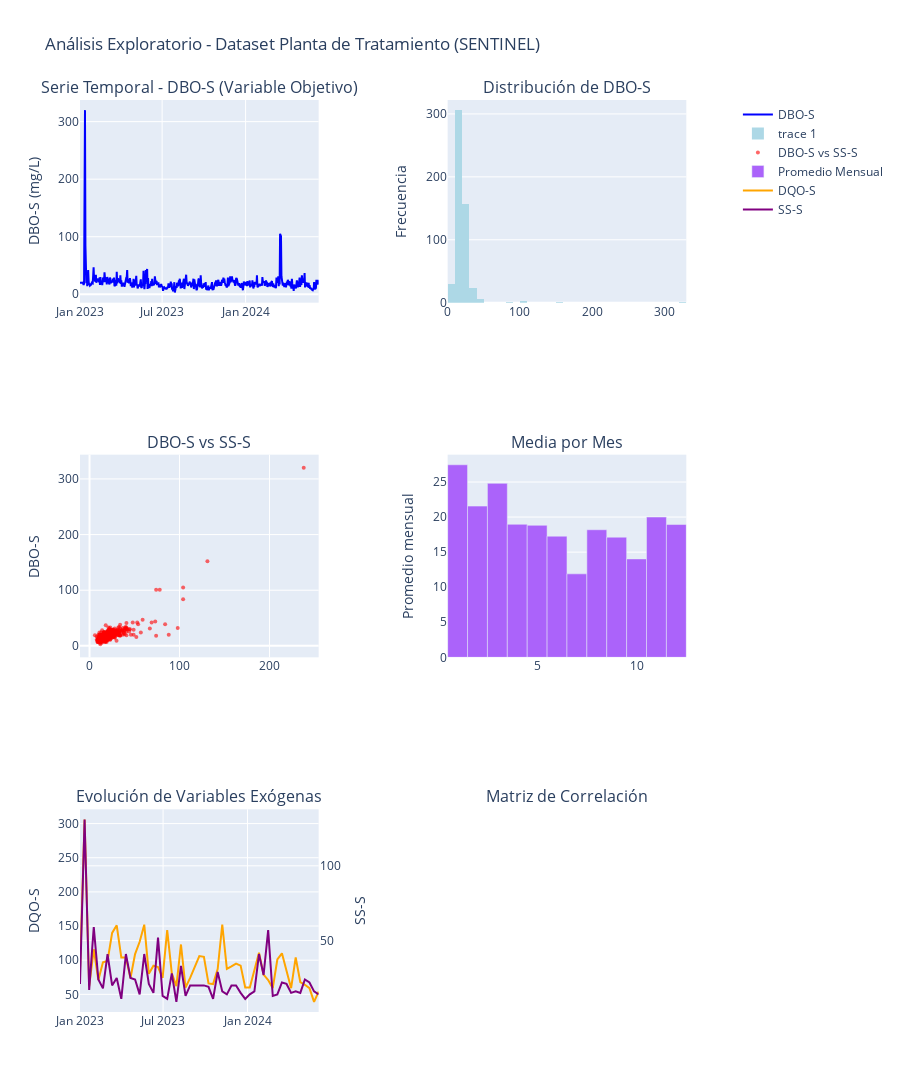

Notebook source saved alongside this figure:
### Markdown cell above
key_regressors = ['SS-S', 'SED-S', 'DQO-S', 'RD-SS-G', 'RD-SED-G', 'RD-DBO-G', 'RD-DBO-S']

### Code cell
# =============================================================================
# 3. ANÁLISIS EXPLORATORIO DE DATOS (EDA) - Dataset Real
# =============================================================================

def plot_eda_analysis_real(df):
    """
    Genera análisis exploratorio visual para el dataset real (Water Treatment).
    
    Incluye:
    - Serie temporal de DBO-S
    - Histograma de DBO-S
    - Correlación con otras variables
    - Estacionalidad diaria (por día del año)
    - Evolución de variables exógenas
    - Matriz de correlación extendida con top variables
    """
    from plotly.subplots import make_subplots
    import plotly.graph_objects as go
    import seaborn as sns
    import matplotlib.pyplot as plt

    fig = make_subplots(
        rows=3, cols=2,
        subplot_titles=[
            'Serie Temporal - DBO-S (Variable Objetivo)',
            'Distribución de DBO-S',
            'DBO-S vs SS-S',
            'Media por Mes',
            'Evolución de Variables Exógenas',
            'Matriz de Correlación'
        ],
        specs=[[{}, {}],
               [{}, {}],
               [{"secondary_y": True}, {}]]
    )

    # 1. Serie temporal de DBO-S
    fig.add_trace(
        go.Scatter(x=df['ds'], y=df['y'], name='DBO-S', line=dict(color='blue')),
        row=1, col=1
    )

    # 2. Histograma de DBO-S
    fig.add_trace(
        go.Histogram(x=df['y'], nbinsx=40, marker_color='lightblue'),
        row=1, col=2
    )

    # 3. Dispersión: DBO-S vs SS-S (alta correlación)
    fig.add_trace(
        go.Scatter(
            x=df['SS-S'], y=df['y'],
            mode='markers',
            marker=dict(size=4, color='red', opacity=0.6),
            name='DBO-S vs SS-S'
        ),
        row=2, col=1
    )

    # 4. Comportamiento promedio mensual
    df['month'] = df['ds'].dt.month
    monthly_avg = df.groupby('month')['y'].mean()
    fig.add_trace(
        go.Bar(x=monthly_avg.index, y=monthly_avg.values, name='Promedio Mensual'),
        row=2, col=2
    )

    # 5. Variables exógenas (muestreo)
    sample = df.iloc[::10]
    fig.add_trace(
        go.Scatter(x=sample['ds'], y=sample['DQO-S'], name='DQO-S', line=dict(color='orange')),
        row=3, col=1
    )
    fig.add_trace(
        go.Scatter(x=sample['ds'], y=sample['SS-S'], name='SS-S', line=dict(color='purple'), yaxis='y2'),
        row=3, col=1, secondary_y=True
    )

    # Layout y etiquetas
    fig.update_layout(
        height=1200,
        title="Análisis Exploratorio - Dataset Planta de Tratamiento (SENTINEL)",
        showlegend=True
    )
    fig.update_yaxes(title_text="DBO-S (mg/L)", row=1, col=1)
    fig.update_yaxes(title_text="Frecuencia", row=1, col=2)
    fig.update_yaxes(title_text="DBO-S", row=2, col=1)
    fig.update_yaxes(title_text="Promedio mensual", row=2, col=2)
    fig.update_yaxes(title_text="DQO-S", row=3, col=1)
    fig.update_yaxes(title_text="SS-S", row=3, col=1, secondary_y=True)
    
    fig.show()

    # 6. Matriz de correlación con variables más relevantes
    top_corr_vars = ['y', 'SS-S', 'SED-S', 'DQO-S', 'RD-DBO-G', 'RD-SED-G', 'RD-SS-G', 'RD-DBO-S']
    corr_matrix = df[top_corr_vars].corr()
    
    plt.figure(figsize=(10, 8))
    sns.heatmap(corr_matrix, annot=True, cmap='coolwarm', square=True, center=0)
    plt.title("Matriz de Correlación - Top Variables Relacionadas con DBO-S")
    plt.tight_layout()
    plt.show()

    print("Correlaciones con DBO-S:")
    target_corr = corr_matrix['y'].drop('y').sort_values(key=abs, ascending=False)
    for var, corr in target_corr.items():
        print(f"  • {var}: {corr:.3f}")

# Ejecutar EDA
plot_eda_analysis_real(df_raw)

### Figure 1 — Plotly figure (JSON) as saved in the notebook; plotly's stock layout.template omitted (floating-point values rounded to 4 significant figures; data arrays with more than 128 entries replaced by an {"elided": "..."} marker saying what was removed)
{"data": [{"line": {"color": "blue"}, "name": "DBO-S", "type": "scatter", "x": {"elided": "527 str values"}, "xaxis": "x", "y": {"elided": "527 float values"}, "yaxis": "y"}, {"marker": {"color": "lightblue"}, "nbinsx": 40, "type": "histogram", "x": {"elided": "527 float values"}, "xaxis": "x2", "yaxis": "y2"}, {"marker": {"color": "red", "opacity": 0.6, "size": 4}, "mode": "markers", "name": "DBO-S vs SS-S", "type": "scatter", "x": {"elided": "527 float values"}, "xaxis": "x3", "y": {"elided": "527 float values"}, "yaxis": "y3"}, {"name": "Promedio Mensual", "type": "bar", "x": [1, 2, 3, 4, 5, 6, 7, 8, 9, 10, 11, 12], "xaxis": "x4", "y": [27.45, 21.56, 24.81, 18.97, 18.82, 17.27, 11.9, 18.19, 17.13, 14.03, 20.0, 18.94], "yaxis": "y4"}, {"line": {"color": "orange"}, "name": "DQO-S", "type": "scatter", "x": ["2023-01-01T00:00:00", "2023-01-11T00:00:00", "2023-01-21T00:00:00", "2023-01-31T00:00:00", "2023-02-10T00:00:00", "2023-02-20T00:00:00", "2023-03-02T00:00:00", "2023-03-12T00:00:00", "2023-03-22T00:00:00", "2023-04-01T00:00:00", "2023-04-11T00:00:00", "2023-04-21T00:00:00", "2023-05-01T00:00:00", "2023-05-11T00:00:00", "2023-05-21T00:00:00", "2023-05-31T00:00:00", "2023-06-10T00:00:00", "2023-06-20T00:00:00", "2023-06-30T00:00:00", "2023-07-10T00:00:00", "2023-07-20T00:00:00", "2023-07-30T00:00:00", "2023-08-09T00:00:00", "2023-08-19T00:00:00", "2023-08-29T00:00:00", "2023-09-08T00:00:00", "2023-09-18T00:00:00", "2023-09-28T00:00:00", "2023-10-08T00:00:00", "2023-10-18T00:00:00", "2023-10-28T00:00:00", "2023-11-07T00:00:00", "2023-11-17T00:00:00", "2023-11-27T00:00:00", "2023-12-07T00:00:00", "2023-12-17T00:00:00", "2023-12-27T00:00:00", "2024-01-06T00:00:00", "2024-01-16T00:00:00", "2024-01-26T00:00:00", "2024-02-05T00:00:00", "2024-02-15T00:00:00", "2024-02-25T00:00:00", "2024-03-06T00:00:00", "2024-03-16T00:00:00", "2024-03-26T00:00:00", "2024-04-05T00:00:00", "2024-04-15T00:00:00", "2024-04-25T00:00:00", "2024-05-05T00:00:00", "2024-05-15T00:00:00", "2024-05-25T00:00:00", "2024-06-04T00:00:00"], "xaxis": "x5", "y": [84.0, 306.0, 62.0, 116.0, 71.0, 97.0, 99.0, 140.0, 151.0, 104.0, 104.0, 74.0, 109.0, 127.0, 152.0, 80.0, 92.0, 90.0, 74.0, 144.0, 81.0, 62.0, 123.0, 60.0, 74.0, 90.0, 106.0, 105.0, 66.0, 65.0, 87.0, 152.0, 87.29, 91.0, 95.0, 92.0, 60.0, 60.0, 86.0, 111.0, 79.0, 71.0, 59.0, 101.0, 110.0, 85.0, 59.0, 104.0, 68.0, 64.0, 59.0, 39.0, 54.0], "yaxis": "y5"}, {"line": {"color": "purple"}, "name": "SS-S", "type": "scatter", "x": ["2023-01-01T00:00:00", "2023-01-11T00:00:00", "2023-01-21T00:00:00", "2023-01-31T00:00:00", "2023-02-10T00:00:00", "2023-02-20T00:00:00", "2023-03-02T00:00:00", "2023-03-12T00:00:00", "2023-03-22T00:00:00", "2023-04-01T00:00:00", "2023-04-11T00:00:00", "2023-04-21T00:00:00", "2023-05-01T00:00:00", "2023-05-11T00:00:00", "2023-05-21T00:00:00", "2023-05-31T00:00:00", "2023-06-10T00:00:00", "2023-06-20T00:00:00", "2023-06-30T00:00:00", "2023-07-10T00:00:00", "2023-07-20T00:00:00", "2023-07-30T00:00:00", "2023-08-09T00:00:00", "2023-08-19T00:00:00", "2023-08-29T00:00:00", "2023-09-08T00:00:00", "2023-09-18T00:00:00", "2023-09-28T00:00:00", "2023-10-08T00:00:00", "2023-10-18T00:00:00", "2023-10-28T00:00:00", "2023-11-07T00:00:00", "2023-11-17T00:00:00", "2023-11-27T00:00:00", "2023-12-07T00:00:00", "2023-12-17T00:00:00", "2023-12-27T00:00:00", "2024-01-06T00:00:00", "2024-01-16T00:00:00", "2024-01-26T00:00:00", "2024-02-05T00:00:00", "2024-02-15T00:00:00", "2024-02-25T00:00:00", "2024-03-06T00:00:00", "2024-03-16T00:00:00", "2024-03-26T00:00:00", "2024-04-05T00:00:00", "2024-04-15T00:00:00", "2024-04-25T00:00:00", "2024-05-05T00:00:00", "2024-05-15T00:00:00", "2024-05-25T00:00:00", "2024-06-04T00:00:00"], "xaxis": "x5", "y": [21.0, 131.0, 17.0, 59.0, 24.0, 18.0, 41.0, 20.0, 25.0, 11.0, 41.0, 25.0, 24.0, 14.0, 41.0, 21.0, 15.0, 52.0, 13.0, 11.0, 28.0, 9.0, 33.0, 13.0, 20.0, 20.0, 20.0, 20.0, 19.0, 11.0, 29.0, 16.0, 14.0, 20.0, 20.0, 15.0, 11.0, 14.0, 16.0, 41.0, 27.0, 57.0, 13.0, 14.0, 22.0, 21.0, 15.0, 16.0, 15.0, 24.0, 22.0, 16.0, 14.0], "yaxis": "y6"}], "layout": {"annotations": [{"font": {"size": 16}, "showarrow": false, "text": "Serie Temporal - DBO-S (Variable Objetivo)", "x": 0.185, "xanchor": "center", "xref": "paper", "y": 1, "yanchor": "bottom", "yref": "paper"}, {"font": {"size": 16}, "showarrow": false, "text": "Distribución de DBO-S", "x": 0.755, "xanchor": "center", "xref": "paper", "y": 1, "yanchor": "bottom", "yref": "paper"}, {"font": {"size": 16}, "showarrow": false, "text": "DBO-S vs SS-S", "x": 0.185, "xanchor": "center", "xref": "paper", "y": 0.6111, "yanchor": "bottom", "yref": "paper"}, {"font": {"size": 16}, "showarrow": false, "text": "Media por Mes", "x": 0.755, "xanchor": "center", "xref": "paper", "y": 0.6111, "yanchor": "bottom", "yref": "paper"}, {"font": {"size": 16}, "showarrow": false, "text": "Evolución de Variables Exógenas", "x": 0.185, "xanchor": "center", "xref": "paper", "y": 0.2222, "yanchor": "bottom", "yref": "paper"}, {"font": {"size": 16}, "showarrow": false, "text": "Matriz de Correlación", "x": 0.755, "xanchor": "center", "xref": "paper", "y": 0.2222, "yanchor": "bottom", "yref": "paper"}], "height": 1200, "showlegend": true, "title": {"text": "Análisis Exploratorio - Dataset Planta de Tratamiento (SENTINEL)"}, "xaxis": {"anchor": "y", "domain": [0, 0.37]}, "xaxis2": {"anchor": "y2", "domain": [0.57, 0.94]}, "xaxis3": {"anchor": "y3", "domain": [0, 0.37]}, "xaxis4": {"anchor": "y4", "domain": [0.57, 0.94]}, "xaxis5": {"anchor": "y5", "domain": [0, 0.37]}, "xaxis6": {"anchor": "y7", "domain": [0.57, 0.94]}, "yaxis": {"anchor": "x", "domain": [0.7778, 1], "title": {"text": "DBO-S (mg/L)"}}, "yaxis2": {"anchor": "x2", "domain": [0.7778, 1], "title": {"text": "Frecuencia"}}, "yaxis3": {"anchor": "x3", "domain": [0.3889, 0.6111], "title": {"text": "DBO-S"}}, "yaxis4": {"anchor": "x4", "domain": [0.3889, 0.6111], "title": {"text": "Promedio mensual"}}, "yaxis5": {"anchor": "x5", "domain": [0, 0.2222], "title": {"text": "DQO-S"}}, "yaxis6": {"anchor": "x5", "overlaying": "y5", "side": "right", "title": {"text": "SS-S"}}, "yaxis7": {"anchor": "x6", "domain": [0, 0.2222]}}}
